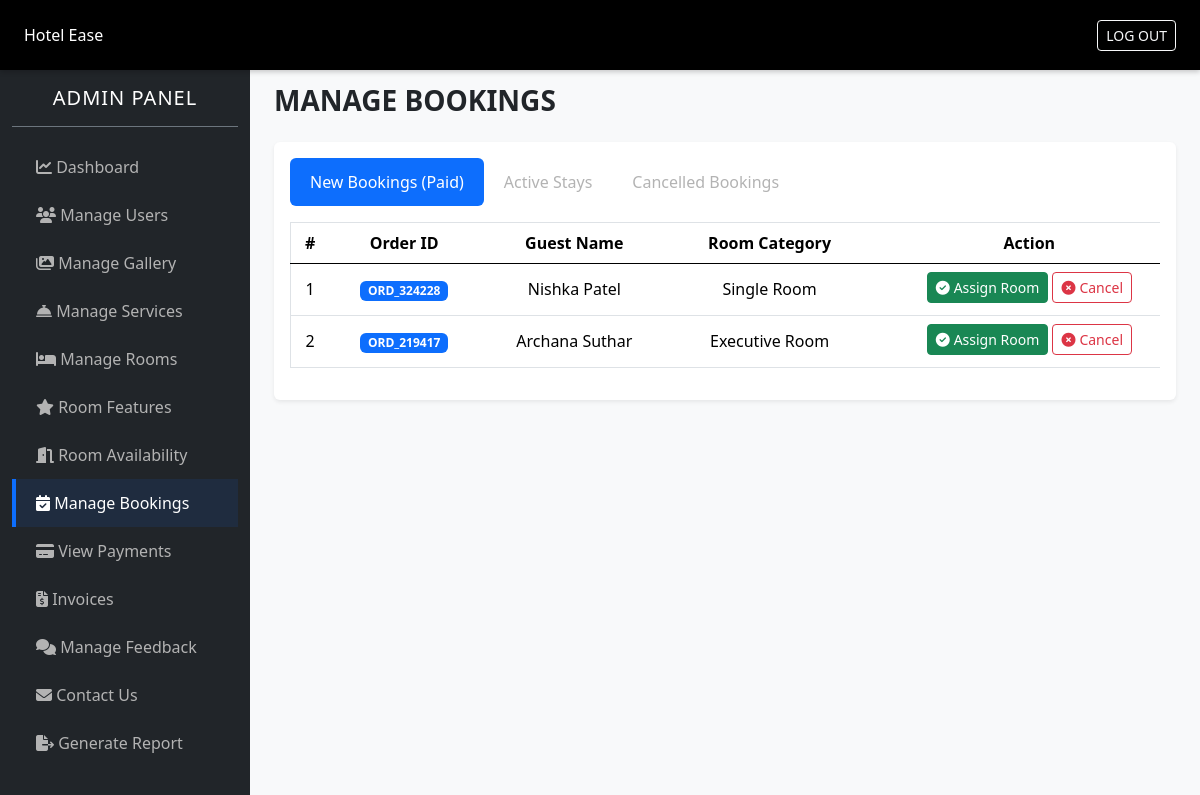
The page /admin/booking.php (signed in) on the database its author committed.
### tables this page shows
CREATE TABLE `bookings` (
  `id` int(11) NOT NULL,
  `u_id` int(11) NOT NULL,
  `room_id` int(11) NOT NULL,
  `check_in` date NOT NULL,
  `check_out` date NOT NULL,
  `total_pay` decimal(10,2) NOT NULL,
  `advance` decimal(10,2) NOT NULL,
  `order_id` varchar(150) NOT NULL,
  `trans_id` varchar(150) DEFAULT NULL,
  `status` enum('pending','booked','cancelled') DEFAULT 'pending',
  `arrival` tinyint(1) NOT NULL DEFAULT 0,
  `room_no` varchar(50) DEFAULT NULL,
  `refund` tinyint(1) DEFAULT NULL,
  `datentime` datetime DEFAULT current_timestamp()
);

CREATE TABLE `users` (
  `u_id` int(5) NOT NULL,
  `u_name` varchar(50) NOT NULL,
  `u_address` varchar(255) NOT NULL,
  `u_pincode` varchar(6) DEFAULT NULL,
  `u_gender` varchar(10) NOT NULL,
  `u_email` varchar(50) NOT NULL,
  `u_phone` varchar(15) NOT NULL,
  `u_pwd` varchar(255) NOT NULL,
  `profile_pic` varchar(100) DEFAULT 'default_user.jpg',
  `created_at` timestamp NOT NULL DEFAULT current_timestamp(),
  `status` tinyint(1) NOT NULL DEFAULT 1
);

CREATE TABLE `rooms` (
  `id` int(11) NOT NULL,
  `name` varchar(150) NOT NULL,
  `area` int(11) NOT NULL,
  `price` decimal(10,2) NOT NULL,
  `quantity` int(11) NOT NULL,
  `adult` int(11) NOT NULL,
  `children` int(11) NOT NULL,
  `description` text NOT NULL,
  `status` tinyint(1) DEFAULT 1
);

### admin/booking.php (the view, shortened to what this page needs)
<?php
    require('../config/db_config.php');
?>
<!DOCTYPE html>
<html lang="en">
<head>
    <?php require('includes/links.php'); ?>
</head>
<body class="bg-light">
    <?php require('includes/admin_header.php'); ?>
    <div class="container-fluid">
        <div class="row">
            <?php require('includes/admin_sidebar.php'); ?>
            <div class="p-4" id="main-content">
                <h3 class="mb-4 text-uppercase fw-bold">Manage Bookings</h3>
                <div class="card border-0 shadow-sm mb-4">
                    <div class="card-body">
                        <ul class="nav nav-pills mb-3" id="pills-tab" role="tablist">
                            <li class="nav-item">
                                <button class="nav-link active shadow-none" id="new-bookings-tab" data-bs-toggle="pill" data-bs-target="#new-bookings" type="button">New Bookings (Paid)</button>
                            </li>
                            <li class="nav-item">
                                <button class="nav-link shadow-none" id="active-bookings-tab" data-bs-toggle="pill" data-bs-target="#active-bookings" type="button">Active Stays</button>
                            </li>
                            <li class="nav-item">
                                <button class="nav-link shadow-none" id="cancelled-bookings-tab" data-bs-toggle="pill" data-bs-target="#cancelled-bookings" type="button">Cancelled Bookings</button>
                            </li>
                        </ul>
                        <div class="tab-content">
                            <div class="tab-pane fade show active" id="new-bookings">
                                <div class="table-responsive">
                                    <table class="table table-hover border align-middle text-center" style="min-width: 900px;">
                                        <thead>
                                            <tr class="bg-dark text-light">
                                                <th>#</th><th>Order ID</th><th>Guest Name</th><th>Room Category</th><th>Action</th>
                                            </tr>
                                        </thead>
                                        <tbody>
                                            <?php
                                                $q = "SELECT b.*, u.u_name, r.name AS r_name, r.id AS room_id
                                                      FROM bookings b
                                                      INNER JOIN users u ON b.u_id = u.u_id
                                                      INNER JOIN rooms r ON b.room_id = r.id
                                                      WHERE b.status='booked' AND b.arrival=0
                                                      ORDER BY b.id DESC";
                                                $res = mysqli_query($conn, $q);
                                                $i = 1;
                                                if(mysqli_num_rows($res) > 0) {
                                                    while($data = mysqli_fetch_assoc($res)){
                                                        echo "<tr>
                                                            <td>$i</td>
                                                            <td><span class='badge bg-primary'>$data[order_id]</span></td>
                                                            <td>$data[u_name]</td>
                                                            <td>$data[r_name]</td>
                                                            <td>
                                                                <button onclick='assign_room_modal($data[id], $data[room_id])' class='btn btn-success btn-sm shadow-none mb-1' data-bs-toggle='modal' data-bs-target='#assign-room'>
                                                                    <i class='fas fa-check-circle me-1'></i>Assign Room
                                                                </button>
                                                                <button onclick='cancel_booking($data[id])' class='btn btn-outline-danger btn-sm shadow-none mb-1'>
                                                                    <i class='fas fa-times-circle me-1'></i>Cancel
                                                                </button>
                                                            </td>
                                                        </tr>";
                                                        $i++;
                                                    }
                                                } else {
                                                    echo "<tr><td colspan='5'>No new bookings found.</td></tr>";
                                                }
                                            ?>
                                        </tbody>
                                    </table>
                                </div>
                            </div>
                        </div>
                    </div>
                </div>
            </div>
        </div>
    </div>
</body>
</html>

### admin/assets/css/style.css (style rules this page uses)
:root { --sidebar-width: 250px; --topbar-height: 70px; --primary-color: #0d6efd; --dark-bg: #000; }
body { background-color: #f8f9fc; margin: 0; padding: 0; }
#main-content { margin-left: var(--sidebar-width); padding-top: calc(var(--topbar-height) + 20px); min-height: 100vh; width: calc(100% - var(--sidebar-width)); }
.nav-link { color: #b3b3b3 !important; padding: 12px 20px; transition: 0.3s; border-left: 4px solid transparent; text-decoration: none; display: block; }
.nav-link:hover, .nav-link.active { background: #1a1a1a; color: #fff !important; border-left-color: var(--primary-color); }
.nav-link.active { background: rgba(13, 110, 253, 0.1); }

### admin/includes/links.php (style rules this page uses)
#main-content { margin-top: 60px; }

### admin/booking.php (style rules this page uses)
#main-content { margin-left: 250px; transition: all 0.3s; }
.table > :not(caption) > * > * { vertical-align: middle; }

### rows shown on the page
bookings: order "ORD_324228", u.u_name "Nishka Patel", room.name "Single Room"
bookings: order "ORD_219417", u.u_name "Archana Suthar", room.name "Executive Room"
